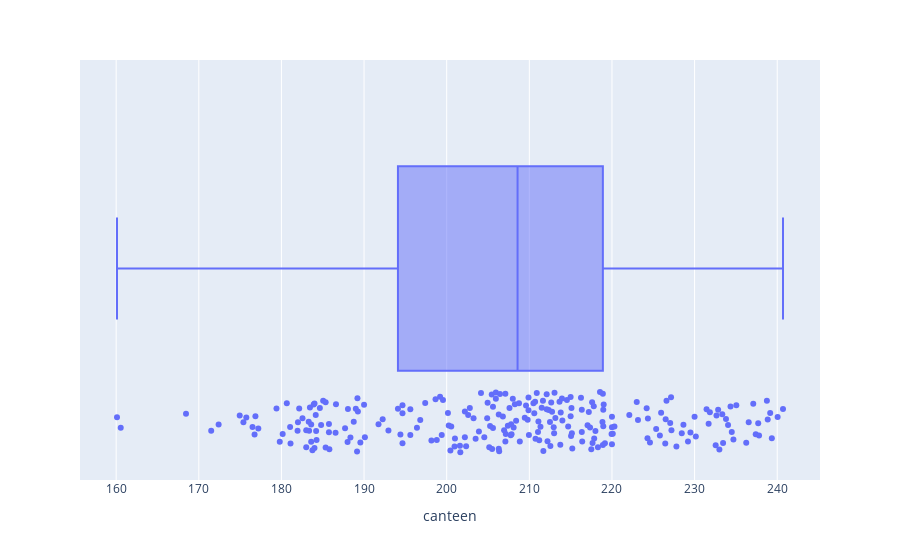

Write notebook code for a chart like this one.
### Code cell
fig = px.box(df, x= "canteen", points = "all")
fig.show()

### Figure 1 — Plotly figure (JSON) as saved in the notebook; plotly's stock layout.template omitted (floating-point values rounded to 4 significant figures; data arrays with more than 128 entries replaced by an {"elided": "..."} marker saying what was removed)
{"data": [{"alignmentgroup": "True", "boxpoints": "all", "hovertemplate": "canteen=%{x}<extra></extra>", "legendgroup": "", "marker": {"color": "#636efa"}, "name": "", "notched": false, "offsetgroup": "", "orientation": "h", "showlegend": false, "type": "box", "x": {"elided": "246 float values"}, "x0": " ", "xaxis": "x", "y0": " ", "yaxis": "y"}], "layout": {"boxmode": "group", "legend": {"tracegroupgap": 0}, "margin": {"t": 60}, "xaxis": {"anchor": "y", "domain": [0, 1], "title": {"text": "canteen"}}, "yaxis": {"anchor": "x", "domain": [0, 1]}}}
